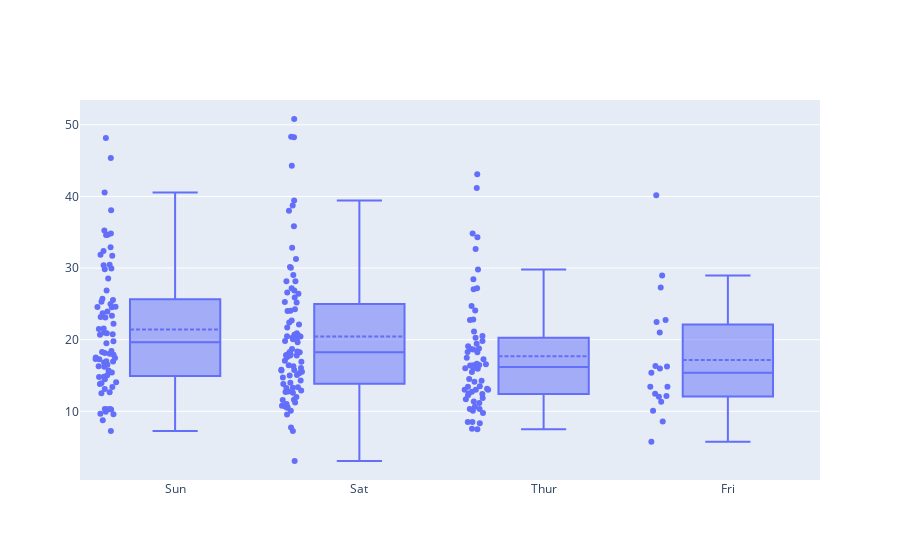

This figure's notebook cell:
### Code cell
f3 = go.Figure()
tr1 = go.Box(x=df['day'], y=df['total_bill'],boxpoints='all',boxmean=True)
f3.add_trace(tr1)

### Figure 1 — Plotly figure (JSON) as saved in the notebook; plotly's stock layout.template omitted (floating-point values rounded to 4 significant figures; data arrays with more than 128 entries replaced by an {"elided": "..."} marker saying what was removed)
{"data": [{"boxmean": true, "boxpoints": "all", "type": "box", "x": {"elided": "244 str values"}, "y": {"elided": "244 float values"}}], "layout": {}}
